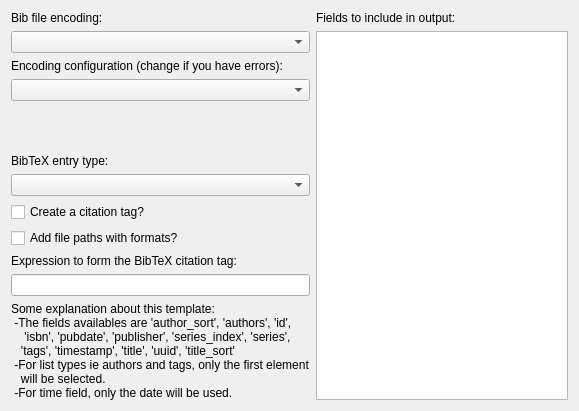
<?xml version="1.0" encoding="UTF-8"?>
<ui version="4.0">
 <class>Form</class>
 <widget class="QWidget" name="Form">
  <property name="geometry">
   <rect>
    <x>0</x>
    <y>0</y>
    <width>579</width>
    <height>411</height>
   </rect>
  </property>
  <property name="windowTitle">
   <string>Form</string>
  </property>
  <layout class="QGridLayout" name="gridLayout">
   <item row="0" column="0">
    <widget class="QLabel" name="label">
     <property name="text">
      <string>Bib file encoding:</string>
     </property>
    </widget>
   </item>
   <item row="0" column="1">
    <widget class="QLabel" name="label_5">
     <property name="text">
      <string>Fields to include in output:</string>
     </property>
    </widget>
   </item>
   <item row="1" column="0">
    <widget class="QComboBox" name="bibfile_enc"/>
   </item>
   <item row="1" column="1" rowspan="11">
    <widget class="QListWidget" name="db_fields">
     <property name="sizePolicy">
      <sizepolicy hsizetype="Preferred" vsizetype="Expanding">
       <horstretch>0</horstretch>
       <verstretch>0</verstretch>
      </sizepolicy>
     </property>
     <property name="toolTip">
      <string extracomment="Select all fields to be exported"/>
     </property>
     <property name="selectionMode">
      <enum>QAbstractItemView::MultiSelection</enum>
     </property>
    </widget>
   </item>
   <item row="2" column="0">
    <widget class="QLabel" name="label_2">
     <property name="text">
      <string>Encoding configuration (change if you have errors):</string>
     </property>
    </widget>
   </item>
   <item row="3" column="0">
    <widget class="QComboBox" name="bibfile_enctag"/>
   </item>
   <item row="4" column="0">
    <spacer name="verticalSpacer">
     <property name="orientation">
      <enum>Qt::Vertical</enum>
     </property>
     <property name="sizeHint" stdset="0">
      <size>
       <width>20</width>
       <height>60</height>
      </size>
     </property>
    </spacer>
   </item>
   <item row="5" column="0">
    <widget class="QLabel" name="label_6">
     <property name="text">
      <string>BibTeX entry type:</string>
     </property>
    </widget>
   </item>
   <item row="6" column="0">
    <widget class="QComboBox" name="bib_entry"/>
   </item>
   <item row="7" column="0">
    <widget class="QCheckBox" name="impcit">
     <property name="text">
      <string>Create a citation tag?</string>
     </property>
    </widget>
   </item>
   <item row="8" column="0">
    <widget class="QCheckBox" name="addfiles">
     <property name="text">
      <string>Add file paths with formats?</string>
     </property>
    </widget>
   </item>
   <item row="9" column="0">
    <widget class="QLabel" name="label_3">
     <property name="text">
      <string>Expression to form the BibTeX citation tag:</string>
     </property>
    </widget>
   </item>
   <item row="10" column="0">
    <widget class="QLineEdit" name="bib_cit"/>
   </item>
   <item row="11" column="0">
    <widget class="QLabel" name="label_4">
     <property name="text">
      <string>Some explanation about this template:
 -The fields availables are 'author_sort', 'authors', 'id',
    'isbn', 'pubdate', 'publisher', 'series_index', 'series',
   'tags', 'timestamp', 'title', 'uuid', 'title_sort'
 -For list types ie authors and tags, only the first element
   will be selected.
 -For time field, only the date will be used. </string>
     </property>
     <property name="scaledContents">
      <bool>false</bool>
     </property>
    </widget>
   </item>
  </layout>
 </widget>
 <resources/>
 <connections/>
</ui>
